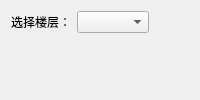
            <widget class="QWidget" name="page_4">
             <layout class="QGridLayout" name="gridLayout_6">
              <item row="0" column="0">
               <layout class="QVBoxLayout" name="verticalLayout">
                <item>
                 <layout class="QHBoxLayout" name="horizontalLayout">
                  <item>
                   <widget class="QLabel" name="label_13">
                    <property name="text">
                     <string>选择楼层：</string>
                    </property>
                   </widget>
                  </item>
                  <item>
                   <widget class="QComboBox" name="floorBox">
                    <property name="currentText">
                     <string/>
                    </property>
                    <property name="currentIndex">
                     <number>-1</number>
                    </property>
                   </widget>
                  </item>
                  <item>
                   <spacer name="horizontalSpacer_4">
                    <property name="orientation">
                     <enum>Qt::Horizontal</enum>
                    </property>
                    <property name="sizeHint" stdset="0">
                     <size>
                      <width>40</width>
                      <height>20</height>
                     </size>
                    </property>
                   </spacer>
                  </item>
                 </layout>
                </item>
                <item>
                 <widget class="QStackedWidget" name="floorstack">
                  <property name="currentIndex">
                   <number>-1</number>
                  </property>
                 </widget>
                </item>
               </layout>
              </item>
             </layout>
            </widget>
